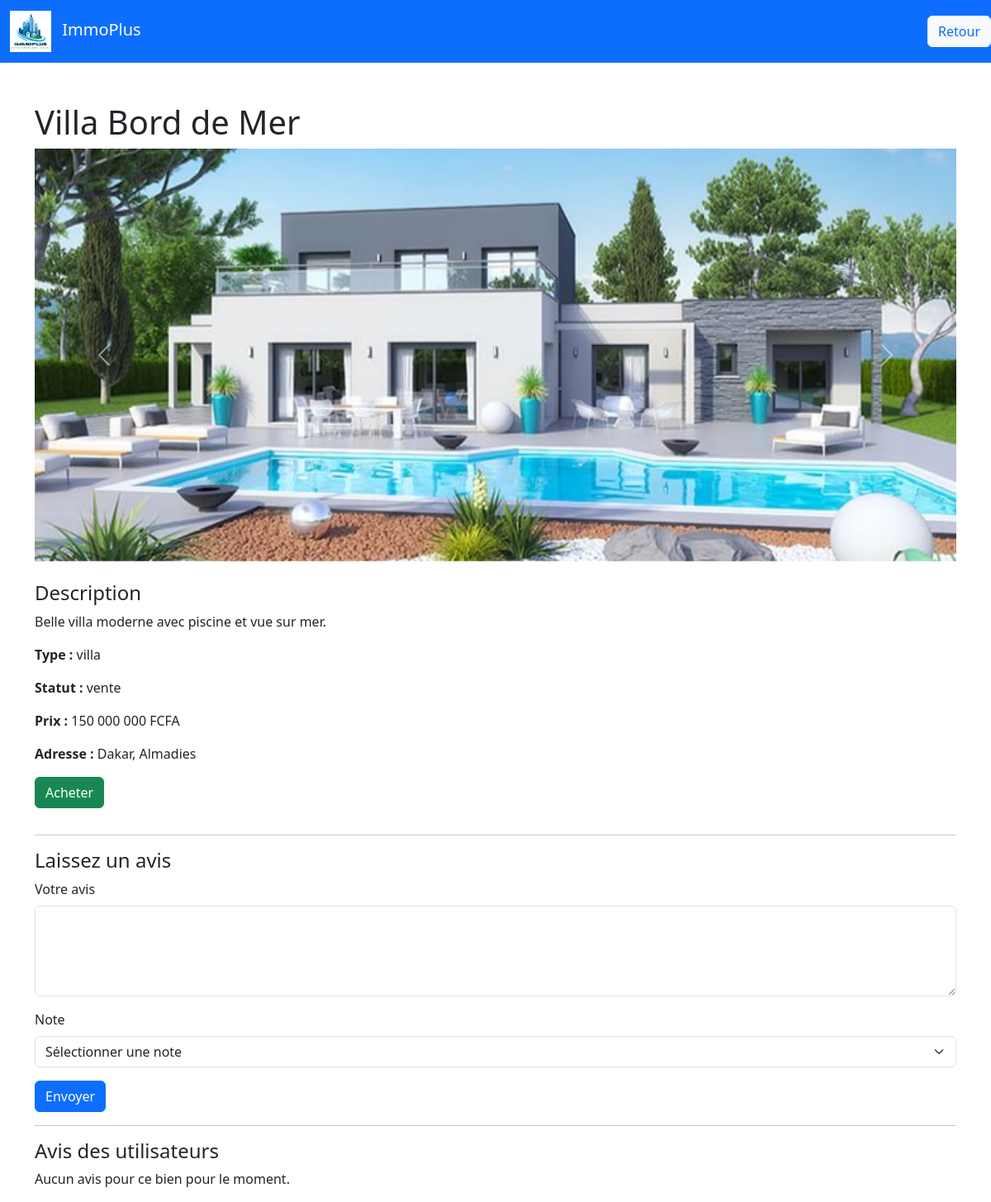
The page /detail.php?id=1 (signed in) on the database its author committed.
### tables this page shows
CREATE TABLE `biens` (
  `id` int(11) NOT NULL,
  `titre` varchar(255) NOT NULL,
  `description` text DEFAULT NULL,
  `type` enum('villa','appartement','terrain') NOT NULL,
  `statut` enum('vente','location') NOT NULL,
  `prix` decimal(12,2) NOT NULL,
  `adresse` varchar(255) DEFAULT NULL,
  `image_principale` varchar(255) DEFAULT NULL,
  `autres_images` text DEFAULT NULL,
  `date_publication` datetime DEFAULT current_timestamp()
);

### detail.php (the view, shortened to what this page needs)
<?php
require_once 'config.php';
$bien_id = (int)$_GET['id'];
$stmt = $pdo->prepare("SELECT * FROM biens WHERE id = ?");
$stmt->execute([$bien_id]);
$bien = $stmt->fetch();
$images = [];
if (!empty($bien['image_principale'])) {
    $images[] = $bien['image_principale'];
}
if (!empty($bien['autres_images'])) {
    $autres = explode(',', $bien['autres_images']);
    foreach ($autres as $img) {
        if (trim($img) !== '') {
            $images[] = trim($img);
        }
    }
}
$stmt = $pdo->prepare("SELECT a.*, c.nom FROM avis a JOIN clients c ON a.client_id = c.id WHERE bien_id = ? ORDER BY date_avis DESC");
$stmt->execute([$bien_id]);
$avis_list = $stmt->fetchAll();
?>
<!DOCTYPE html>
<html lang="fr">
<head>
    <link href="https://cdn.jsdelivr.net/npm/bootstrap@5.3.3/dist/css/bootstrap.min.css" rel="stylesheet">
</head>
<body>
<nav class="navbar navbar-expand-lg navbar-dark bg-primary">
    <div class="container">
        <a class="navbar-brand" href="#">
            <img src="logo.png" alt="Logo" width="50" class="me-2">
            ImmoPlus
        </a>
    </div>
    <a href="dashboard.php" class="btn btn-light text-primary ms-3">Retour</a>
</nav>
<div class="container mt-5">
    <h1><?php echo htmlspecialchars($bien['titre']); ?></h1>
    <?php if ($images) : ?>
    <div id="carouselBien" class="carousel slide mb-4" data-bs-ride="carousel">
        <div class="carousel-inner">
            <?php foreach ($images as $index => $img) : ?>
                <div class="carousel-item <?php if ($index === 0) echo 'active'; ?>">
                    <img src="uploads/<?php echo htmlspecialchars($img); ?>" class="d-block w-100" style="max-height: 500px; object-fit: cover;" alt="Image du bien">
                </div>
            <?php endforeach; ?>
        </div>
        <?php if (count($images) > 1) : ?>
        <button class="carousel-control-prev" type="button" data-bs-target="#carouselBien" data-bs-slide="prev">
            <span class="carousel-control-prev-icon"></span>
        </button>
        <button class="carousel-control-next" type="button" data-bs-target="#carouselBien" data-bs-slide="next">
            <span class="carousel-control-next-icon"></span>
        </button>
        <?php endif; ?>
    </div>
    <?php endif; ?>
    <h4>Description</h4>
    <p><?php echo nl2br(htmlspecialchars($bien['description'])); ?></p>
    <p><strong>Type :</strong> <?php echo htmlspecialchars($bien['type']); ?></p>
    <p><strong>Statut :</strong> <?php echo htmlspecialchars($bien['statut']); ?></p>
    <p><strong>Prix :</strong> <?php echo number_format($bien['prix'], 0, ',', ' '); ?> FCFA</p>
    <p><strong>Adresse :</strong> <?php echo htmlspecialchars($bien['adresse']); ?></p>
    <?php if ($bien['statut'] === 'vente') : ?>
    <a href="commande.php?id=<?php echo $bien_id; ?>" class="btn btn-success mb-3">Acheter</a>
    <?php else : ?>
    <a href="reservation.php?id=<?php echo $bien_id; ?>" class="btn btn-primary mb-3">Réserver</a>
    <?php endif; ?>
    <hr>
    <h4>Laissez un avis</h4>
    <form method="post">
        <div class="mb-3">
            <label for="commentaire" class="form-label">Votre avis</label>
            <textarea name="commentaire" id="commentaire" rows="4" class="form-control" required></textarea>
        </div>
        <div class="mb-3">
            <label for="note" class="form-label">Note</label>
            <select name="note" id="note" class="form-select" required>
                <option value="">Sélectionner une note</option>
            </select>
        </div>
        <button type="submit" class="btn btn-primary">Envoyer</button>
    </form>
    <hr>
    <h4>Avis des utilisateurs</h4>
    <?php if ($avis_list) : ?>
        <?php foreach ($avis_list as $avis) : ?>
            <div class="mb-3">
                <strong><?php echo htmlspecialchars($avis['nom']); ?></strong> - <?php echo $avis['note']; ?> ⭐<br>
                <small><?php echo date('d/m/Y', strtotime($avis['date_avis'])); ?></small>
                <p><?php echo nl2br(htmlspecialchars($avis['commentaire'])); ?></p>
            </div>
        <?php endforeach; ?>
    <?php else : ?>
        <p>Aucun avis pour ce bien pour le moment.</p>
    <?php endif; ?>
</div>
</body>
</html>

### rows shown on the page
biens: titre "Villa Bord de Mer", description "Belle villa moderne avec piscine et vue sur mer.", type "villa", statut "vente", prix "150 000 000", adresse "Dakar, Almadies"
